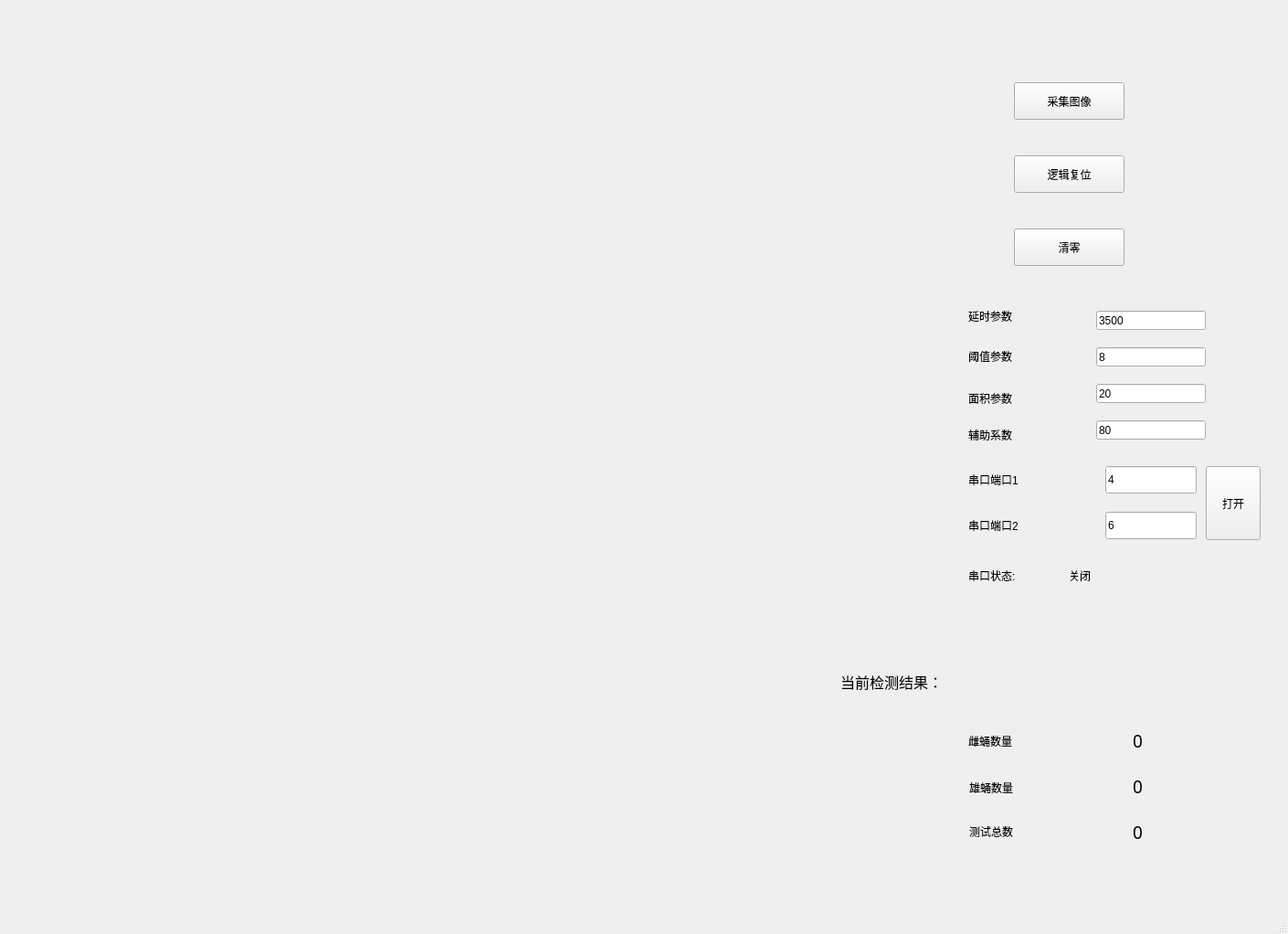
<?xml version="1.0" encoding="UTF-8"?>
<ui version="4.0">
 <class>MainWindow</class>
 <widget class="QMainWindow" name="MainWindow">
  <property name="geometry">
   <rect>
    <x>0</x>
    <y>0</y>
    <width>1410</width>
    <height>1022</height>
   </rect>
  </property>
  <property name="contextMenuPolicy">
   <enum>Qt::DefaultContextMenu</enum>
  </property>
  <property name="windowTitle">
   <string>全自动雌雄蚕蛹分选机 V2.0</string>
  </property>
  <widget class="QWidget" name="centralwidget">
   <widget class="QPushButton" name="capimage1">
    <property name="geometry">
     <rect>
      <x>1110</x>
      <y>90</y>
      <width>121</width>
      <height>41</height>
     </rect>
    </property>
    <property name="text">
     <string>采集图像</string>
    </property>
   </widget>
   <widget class="QLabel" name="m_station1_totalnum">
    <property name="geometry">
     <rect>
      <x>1240</x>
      <y>890</y>
      <width>131</width>
      <height>41</height>
     </rect>
    </property>
    <property name="font">
     <font>
      <family>微软雅黑</family>
      <pointsize>14</pointsize>
     </font>
    </property>
    <property name="text">
     <string>0</string>
    </property>
   </widget>
   <widget class="QLabel" name="m_station1_passnum">
    <property name="geometry">
     <rect>
      <x>1240</x>
      <y>790</y>
      <width>141</width>
      <height>41</height>
     </rect>
    </property>
    <property name="font">
     <font>
      <family>微软雅黑</family>
      <pointsize>14</pointsize>
     </font>
    </property>
    <property name="text">
     <string>0</string>
    </property>
   </widget>
   <widget class="QLabel" name="m_station1_failnum">
    <property name="geometry">
     <rect>
      <x>1240</x>
      <y>840</y>
      <width>131</width>
      <height>41</height>
     </rect>
    </property>
    <property name="font">
     <font>
      <family>微软雅黑</family>
      <pointsize>14</pointsize>
      <weight>50</weight>
      <bold>false</bold>
     </font>
    </property>
    <property name="text">
     <string>0</string>
    </property>
   </widget>
   <widget class="QWidget" name="layoutWidget">
    <property name="geometry">
     <rect>
      <x>1061</x>
      <y>840</y>
      <width>151</width>
      <height>91</height>
     </rect>
    </property>
    <layout class="QVBoxLayout" name="verticalLayout">
     <item>
      <widget class="QLabel" name="label_2">
       <property name="text">
        <string>雄蛹数量</string>
       </property>
      </widget>
     </item>
     <item>
      <widget class="QLabel" name="label_3">
       <property name="text">
        <string>测试总数</string>
       </property>
      </widget>
     </item>
    </layout>
   </widget>
   <widget class="QLabel" name="cam_win_1">
    <property name="geometry">
     <rect>
      <x>230</x>
      <y>60</y>
      <width>651</width>
      <height>431</height>
     </rect>
    </property>
    <property name="text">
     <string/>
    </property>
   </widget>
   <widget class="QLineEdit" name="ck_edit">
    <property name="geometry">
     <rect>
      <x>1210</x>
      <y>510</y>
      <width>100</width>
      <height>30</height>
     </rect>
    </property>
    <property name="text">
     <string>4</string>
    </property>
   </widget>
   <widget class="QLabel" name="label">
    <property name="geometry">
     <rect>
      <x>1060</x>
      <y>510</y>
      <width>141</width>
      <height>30</height>
     </rect>
    </property>
    <property name="text">
     <string>串口端口1</string>
    </property>
   </widget>
   <widget class="QPushButton" name="ckopen_Button">
    <property name="geometry">
     <rect>
      <x>1320</x>
      <y>510</y>
      <width>60</width>
      <height>81</height>
     </rect>
    </property>
    <property name="text">
     <string>打开</string>
    </property>
   </widget>
   <widget class="QLabel" name="ckStatus_label">
    <property name="geometry">
     <rect>
      <x>1170</x>
      <y>620</y>
      <width>241</width>
      <height>20</height>
     </rect>
    </property>
    <property name="text">
     <string>关闭</string>
    </property>
   </widget>
   <widget class="QLabel" name="label_1">
    <property name="geometry">
     <rect>
      <x>1060</x>
      <y>790</y>
      <width>151</width>
      <height>41</height>
     </rect>
    </property>
    <property name="text">
     <string>雌蛹数量</string>
    </property>
   </widget>
   <widget class="QLineEdit" name="lineEdit">
    <property name="geometry">
     <rect>
      <x>1200</x>
      <y>380</y>
      <width>120</width>
      <height>21</height>
     </rect>
    </property>
    <property name="text">
     <string>8</string>
    </property>
   </widget>
   <widget class="QLabel" name="label_4">
    <property name="geometry">
     <rect>
      <x>1060</x>
      <y>374</y>
      <width>121</width>
      <height>31</height>
     </rect>
    </property>
    <property name="text">
     <string>阈值参数</string>
    </property>
   </widget>
   <widget class="QLineEdit" name="lineEdit1">
    <property name="geometry">
     <rect>
      <x>1200</x>
      <y>420</y>
      <width>120</width>
      <height>21</height>
     </rect>
    </property>
    <property name="text">
     <string>20</string>
    </property>
   </widget>
   <widget class="QLabel" name="label_5">
    <property name="geometry">
     <rect>
      <x>1060</x>
      <y>420</y>
      <width>121</width>
      <height>31</height>
     </rect>
    </property>
    <property name="text">
     <string>面积参数</string>
    </property>
   </widget>
   <widget class="QLineEdit" name="lineEdit2">
    <property name="geometry">
     <rect>
      <x>1200</x>
      <y>460</y>
      <width>120</width>
      <height>21</height>
     </rect>
    </property>
    <property name="text">
     <string>80</string>
    </property>
   </widget>
   <widget class="QLabel" name="label_6">
    <property name="geometry">
     <rect>
      <x>1060</x>
      <y>460</y>
      <width>131</width>
      <height>31</height>
     </rect>
    </property>
    <property name="text">
     <string>辅助系数</string>
    </property>
   </widget>
   <widget class="QLabel" name="label_7">
    <property name="geometry">
     <rect>
      <x>1060</x>
      <y>610</y>
      <width>111</width>
      <height>40</height>
     </rect>
    </property>
    <property name="text">
     <string>串口状态:</string>
    </property>
   </widget>
   <widget class="QLabel" name="cam_win_2">
    <property name="geometry">
     <rect>
      <x>230</x>
      <y>510</y>
      <width>651</width>
      <height>321</height>
     </rect>
    </property>
    <property name="text">
     <string/>
    </property>
   </widget>
   <widget class="QLabel" name="label_8">
    <property name="geometry">
     <rect>
      <x>920</x>
      <y>710</y>
      <width>311</width>
      <height>71</height>
     </rect>
    </property>
    <property name="font">
     <font>
      <family>微软雅黑</family>
      <pointsize>12</pointsize>
     </font>
    </property>
    <property name="text">
     <string>当前检测结果：</string>
    </property>
   </widget>
   <widget class="QLabel" name="label_9">
    <property name="geometry">
     <rect>
      <x>1240</x>
      <y>720</y>
      <width>181</width>
      <height>51</height>
     </rect>
    </property>
    <property name="font">
     <font>
      <family>微软雅黑</family>
      <pointsize>12</pointsize>
      <weight>50</weight>
      <bold>false</bold>
     </font>
    </property>
    <property name="text">
     <string/>
    </property>
   </widget>
   <widget class="QPushButton" name="pushButton">
    <property name="geometry">
     <rect>
      <x>1110</x>
      <y>170</y>
      <width>121</width>
      <height>41</height>
     </rect>
    </property>
    <property name="text">
     <string>逻辑复位</string>
    </property>
   </widget>
   <widget class="QPushButton" name="pushButton_2">
    <property name="geometry">
     <rect>
      <x>1110</x>
      <y>250</y>
      <width>121</width>
      <height>41</height>
     </rect>
    </property>
    <property name="text">
     <string>清零</string>
    </property>
   </widget>
   <widget class="QLabel" name="label_gif">
    <property name="geometry">
     <rect>
      <x>1180</x>
      <y>1190</y>
      <width>291</width>
      <height>131</height>
     </rect>
    </property>
    <property name="text">
     <string/>
    </property>
   </widget>
   <widget class="QLabel" name="label_10">
    <property name="geometry">
     <rect>
      <x>1060</x>
      <y>320</y>
      <width>121</width>
      <height>51</height>
     </rect>
    </property>
    <property name="text">
     <string>延时参数</string>
    </property>
   </widget>
   <widget class="QLineEdit" name="lineEdit_2">
    <property name="geometry">
     <rect>
      <x>1200</x>
      <y>340</y>
      <width>120</width>
      <height>21</height>
     </rect>
    </property>
    <property name="text">
     <string>3500</string>
    </property>
   </widget>
   <widget class="QLabel" name="label_11">
    <property name="geometry">
     <rect>
      <x>1060</x>
      <y>560</y>
      <width>141</width>
      <height>30</height>
     </rect>
    </property>
    <property name="text">
     <string>串口端口2</string>
    </property>
   </widget>
   <widget class="QLineEdit" name="ck_edit2">
    <property name="geometry">
     <rect>
      <x>1210</x>
      <y>560</y>
      <width>100</width>
      <height>30</height>
     </rect>
    </property>
    <property name="text">
     <string>6</string>
    </property>
   </widget>
  </widget>
  <widget class="QMenuBar" name="menubar">
   <property name="geometry">
    <rect>
     <x>0</x>
     <y>0</y>
     <width>1410</width>
     <height>26</height>
    </rect>
   </property>
  </widget>
  <widget class="QStatusBar" name="statusbar"/>
 </widget>
 <resources/>
 <connections/>
</ui>
